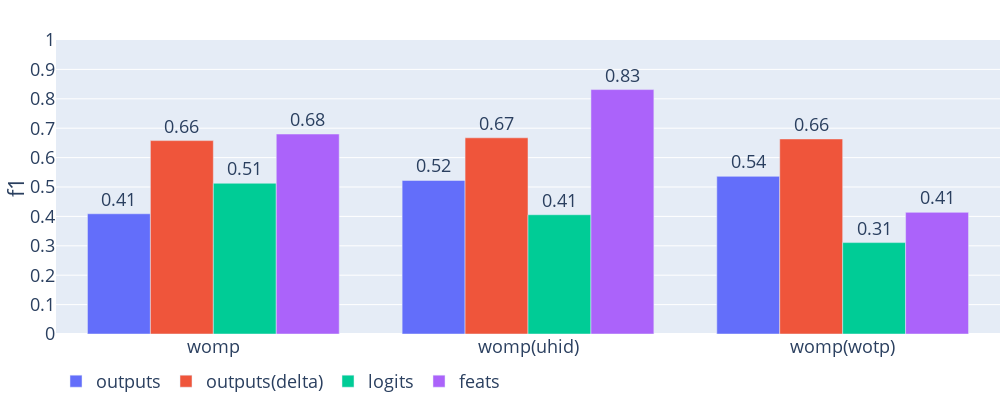

Notebook code cell kept with this figure:
### Code cell
# 2023/10/31 compare dim (hp, comfort, 1dcnn-womp)
run_names = [
    ['2-2_c_h_womp-nch2_ws30-ss5-ep20', '2-2_c_h_womp-delta1-nch2_ws30-ss5-ep20', '2-2_c_h_womp-logits-nch2_ws30-ss5-ep20', '2-2_c_h_womp-feats-nch2_ws30-ss5-ep20'],
    ['2-2_c_h_womp-nch2-uhid_ws30-ss5-ep20', '2-2_c_h_womp-delta1-nch2-uhid_ws30-ss5-ep20', '2-2_c_h_womp-logits-nch2-uhid_ws30-ss5-ep20', '2-2_c_h_womp-feats-nch2-dhid_ws30-ss5-ep20'],
    ['2-2_c_h_womp-nch2-wotp_ws30-ss5', '2-2_c_h_womp-delta1-nch2-wotp_ws30-ss5', '2-2_c_h_womp-logits-nch2-wotp_ws30-ss5', '2-2_c_h_womp-feats-nch2-wotp_ws30-ss5']
]
x_labels = ['womp', 'womp(uhid)', 'womp(wotp)']
sub_labels = ['outputs', 'outputs(delta)', 'logits', 'feats']
get_result_bar_graph(run_names, x_labels, sub_labels, 'f1', size=(1000, 400), epoch=10)

### Figure 1 — Plotly figure (JSON) as saved in the notebook; plotly's stock layout.template omitted (floating-point values rounded to 4 significant figures)
{"data": [{"alignmentgroup": "True", "hovertemplate": "sub_label=outputs<br>x_label=%{x}<br>f1=%{text}<extra></extra>", "legendgroup": "outputs", "marker": {"color": "#636efa", "pattern": {"shape": ""}}, "name": "outputs", "offsetgroup": "outputs", "orientation": "v", "showlegend": true, "text": [0.4089, 0.5222, 0.5362], "textposition": "outside", "texttemplate": "%{text:.2f}", "type": "bar", "x": ["womp", "womp(uhid)", "womp(wotp)"], "xaxis": "x", "y": [0.4089, 0.5222, 0.5362], "yaxis": "y"}, {"alignmentgroup": "True", "hovertemplate": "sub_label=outputs(delta)<br>x_label=%{x}<br>f1=%{text}<extra></extra>", "legendgroup": "outputs(delta)", "marker": {"color": "#EF553B", "pattern": {"shape": ""}}, "name": "outputs(delta)", "offsetgroup": "outputs(delta)", "orientation": "v", "showlegend": true, "text": [0.6578, 0.6673, 0.6635], "textposition": "outside", "texttemplate": "%{text:.2f}", "type": "bar", "x": ["womp", "womp(uhid)", "womp(wotp)"], "xaxis": "x", "y": [0.6578, 0.6673, 0.6635], "yaxis": "y"}, {"alignmentgroup": "True", "hovertemplate": "sub_label=logits<br>x_label=%{x}<br>f1=%{text}<extra></extra>", "legendgroup": "logits", "marker": {"color": "#00cc96", "pattern": {"shape": ""}}, "name": "logits", "offsetgroup": "logits", "orientation": "v", "showlegend": true, "text": [0.5127, 0.4056, 0.3109], "textposition": "outside", "texttemplate": "%{text:.2f}", "type": "bar", "x": ["womp", "womp(uhid)", "womp(wotp)"], "xaxis": "x", "y": [0.5127, 0.4056, 0.3109], "yaxis": "y"}, {"alignmentgroup": "True", "hovertemplate": "sub_label=feats<br>x_label=%{x}<br>f1=%{text}<extra></extra>", "legendgroup": "feats", "marker": {"color": "#ab63fa", "pattern": {"shape": ""}}, "name": "feats", "offsetgroup": "feats", "orientation": "v", "showlegend": true, "text": [0.6802, 0.8314, 0.4137], "textposition": "outside", "texttemplate": "%{text:.2f}", "type": "bar", "x": ["womp", "womp(uhid)", "womp(wotp)"], "xaxis": "x", "y": [0.6802, 0.8314, 0.4137], "yaxis": "y"}], "layout": {"barmode": "group", "font": {"size": 18}, "height": 400, "legend": {"font": {"size": 18}, "orientation": "h", "title": {"text": ""}, "tracegroupgap": 0}, "margin": {"b": 0, "l": 0, "r": 0, "t": 40}, "width": 1000, "xaxis": {"anchor": "y", "domain": [0, 1], "title": {"text": ""}}, "yaxis": {"anchor": "x", "domain": [0, 1], "dtick": 0.1, "range": [0, 1], "title": {"text": "f1"}}}}
